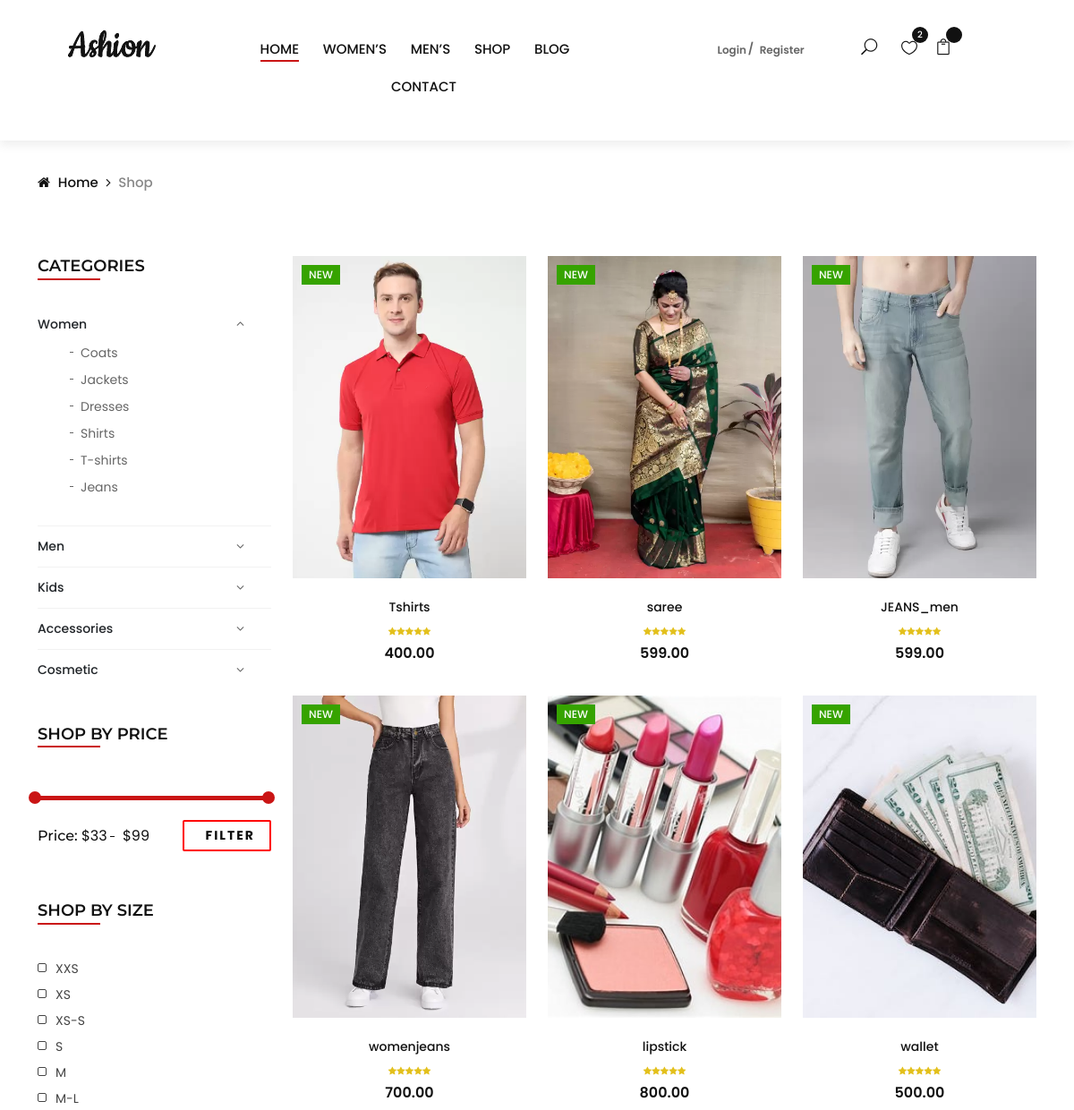
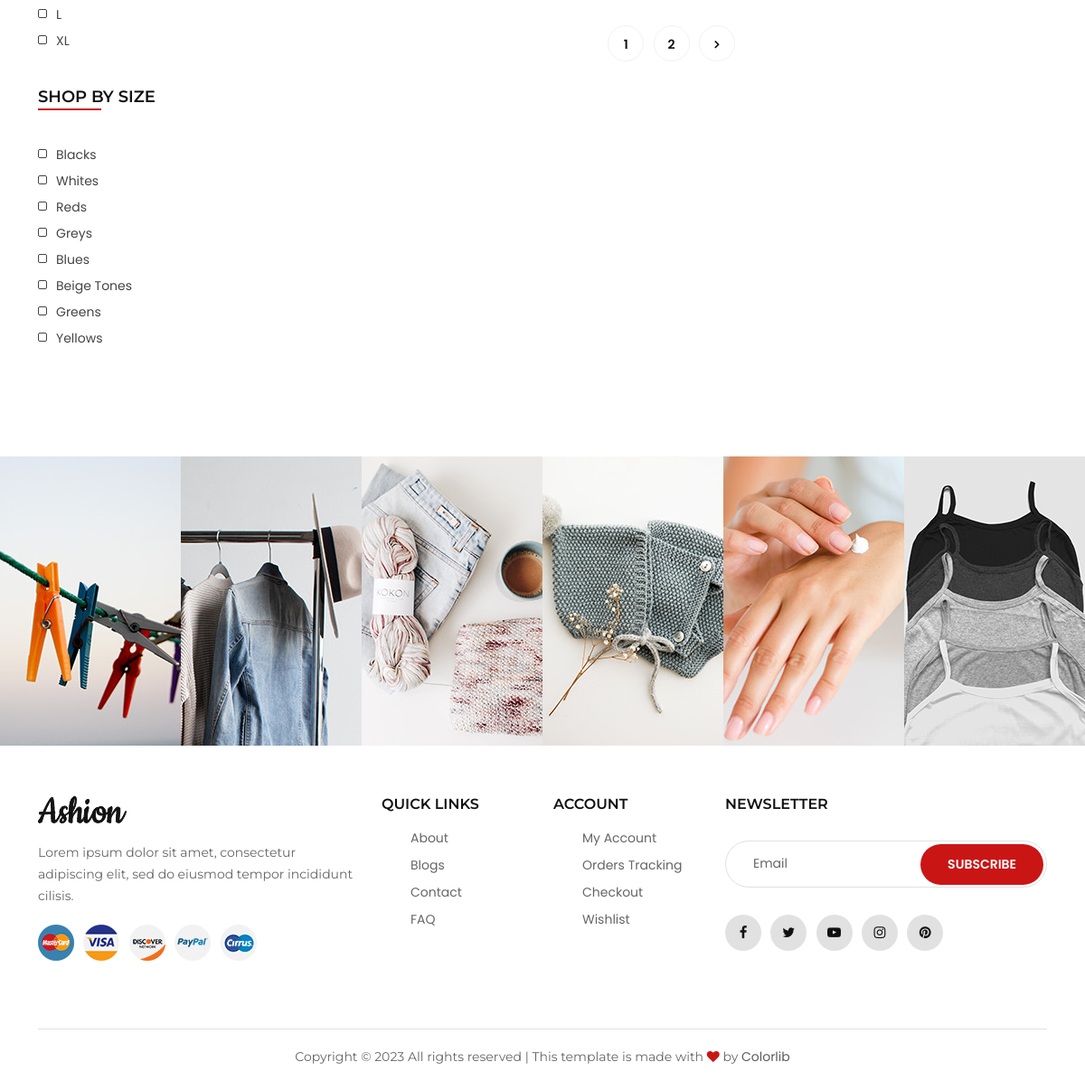
Page /products on the committed database (2 pictures, top to bottom).
### shop/models.py (models this page shows, shortened)
class Products(models.Model):
    name = models.CharField(max_length=250, unique=True)
    slug = models.CharField(max_length=250, unique=True)
    description = models.TextField(blank=True)
    image = models.ImageField(upload_to='shop/product-images', blank=True, null=True)
    price = models.DecimalField(max_digits=10, decimal_places=2)
    category = models.ForeignKey(Category, on_delete=models.CASCADE)
    created = models.DateTimeField(auto_now_add=True)
    updated = models.DateTimeField(auto_now=True)

### shop/views.py (the view)
# urls.py: path('products', views.all_products, name='allproducts'),
def all_products(request):
    p = Products.objects.all()[:len(Products.objects.all()) // 2]
    return render(request, 'product.html', {'p': p})

### templates/product.html (shortened to what this page needs)
{% extends 'base.html' %}
{% load static %}
{% block content %}
    <div class="breadcrumb-option">
        <div class="container">
            <div class="row">
                <div class="col-lg-12">
                    <div class="breadcrumb__links">
                        <a href="./index.html"><i class="fa fa-home"></i> Home</a>
                        <span>Shop</span>
                    </div>
                </div>
            </div>
        </div>
    </div>
    <section class="shop spad">
        <div class="container">
            <div class="row">
                <div class="col-lg-3 col-md-3">
                    <div class="shop__sidebar">
                        <div class="sidebar__categories">
                            <div class="section-title">
                                <h4>Categories</h4>
                            </div>
                            <div class="categories__accordion">
                                <div class="accordion" id="accordionExample">
                                    <div class="card">
                                        <div class="card-heading active">
                                            <a data-toggle="collapse" data-target="#collapseOne">Women</a>
                                        </div>
                                        <div id="collapseOne" class="collapse show" data-parent="#accordionExample">
                                            <div class="card-body">
                                                <ul>
                                                    <li><a href="#">Coats</a></li>
                                                    <li><a href="#">Jackets</a></li>
                                                    <li><a href="#">Dresses</a></li>
                                                    <li><a href="#">Shirts</a></li>
                                                    <li><a href="#">T-shirts</a></li>
                                                    <li><a href="#">Jeans</a></li>
                                                </ul>
                                            </div>
                                        </div>
                                    </div>
                                    <div class="card">
                                        <div class="card-heading">
                                            <a data-toggle="collapse" data-target="#collapseTwo">Men</a>
                                        </div>
                                    </div>
                                    <div class="card">
                                        <div class="card-heading">
                                            <a data-toggle="collapse" data-target="#collapseThree">Kids</a>
                                        </div>
                                    </div>
                                    <div class="card">
                                        <div class="card-heading">
                                            <a data-toggle="collapse" data-target="#collapseFour">Accessories</a>
                                        </div>
                                    </div>
                                    <div class="card">
                                        <div class="card-heading">
                                            <a data-toggle="collapse" data-target="#collapseFive">Cosmetic</a>
                                        </div>
                                    </div>
                                </div>
                            </div>
                        </div>
                        <div class="sidebar__filter">
                            <div class="section-title">
                                <h4>Shop by price</h4>
                            </div>
                            <div class="filter-range-wrap">
                                <div class="price-range ui-slider ui-corner-all ui-slider-horizontal ui-widget ui-widget-content"
                                data-min="33" data-max="99"></div>
                                <div class="range-slider">
                                    <div class="price-input">
                                        <p>Price:</p>
                                        <input type="text" id="minamount">
                                        <input type="text" id="maxamount">
                                    </div>
                                </div>
                            </div>
                            <a href="#">Filter</a>
                        </div>
                        <div class="sidebar__sizes">
                            <div class="section-title">
                                <h4>Shop by size</h4>
                            </div>
                            <div class="size__list">
                                <label for="xxs">
                                    xxs
                                    <span class="checkmark"></span>
                                </label>
                                <label for="xs">
                                    xs
                                    <span class="checkmark"></span>
                                </label>
                                <label for="xss">
                                    xs-s
                                    <span class="checkmark"></span>
                                </label>
                                <label for="s">
                                    s
                                    <span class="checkmark"></span>
                                </label>
                                <label for="m">
                                    m
                                    <span class="checkmark"></span>
                                </label>
                                <label for="ml">
                                    m-l
                                    <span class="checkmark"></span>
                                </label>
                                <label for="l">
                                    l
                                    <span class="checkmark"></span>
                                </label>
                                <label for="xl">
                                    xl
                                    <span class="checkmark"></span>
                                </label>
                            </div>
                        </div>
                        <div class="sidebar__color">
                            <div class="section-title">
                                <h4>Shop by size</h4>
                            </div>
                            <div class="size__list color__list">
                                <label for="black">
                                    Blacks
                                    <span class="checkmark"></span>
                                </label>
                                <label for="whites">
                                    Whites
                                    <span class="checkmark"></span>
                                </label>
                                <label for="reds">
                                    Reds
                                    <span class="checkmark"></span>
                                </label>
                                <label for="greys">
                                    Greys
                                    <span class="checkmark"></span>
                                </label>
                                <label for="blues">
                                    Blues
                                    <span class="checkmark"></span>
                                </label>
                                <label for="beige">
                                    Beige Tones
                                    <span class="checkmark"></span>
                                </label>
                                <label for="greens">
                                    Greens
                                    <span class="checkmark"></span>
                                </label>
                                <label for="yellows">
                                    Yellows
                                    <span class="checkmark"></span>
                                </label>
                            </div>
                        </div>
                    </div>
                </div>
                <div class="col-lg-9 col-md-9">
                    <div class="row">
                        {% for i in p %}
                        <div class="col-lg-4 col-md-6">
                            <div class="product__item">
                                <div class="product__item__pic set-bg" data-setbg="{{i.image.url}}">
                                    <div class="label new">New</div>
                                    <ul class="product__hover">
                                    </ul>
                                </div>
                                <div class="product__item__text">
                                    <h6><a href="#">{{i.name}}</a></h6>
                                    <div class="rating">
                                        <i class="fa fa-star"></i>
                                        <i class="fa fa-star"></i>
                                        <i class="fa fa-star"></i>
                                        <i class="fa fa-star"></i>
                                        <i class="fa fa-star"></i>
                                    </div>
                                    <div class="product__price">{{i.price}}</div>
                                </div>
                            </div>
                        </div>
                        {% endfor %}
                        <div class="col-lg-12 text-center">
                            <div class="pagination__option">
                                <a href="{% url 'shop:allproducts' %}">1</a>
                                <a href="{% url 'shop:all_products_page2' %}">2</a>
                                <a href="{% url 'shop:all_products_page2' %}"><i class="fa fa-angle-right"></i></a>
                            </div>
                        </div>
                    </div>
                </div>
            </div>
        </div>
    </section>
    <div class="instagram">
        <div class="container-fluid">
            <div class="row">
                <div class="col-lg-2 col-md-4 col-sm-4 p-0">
                    <div class="instagram__item set-bg" data-setbg="{% static 'img/instagram/insta-1.jpg' %}">
                    </div>
                </div>
                <div class="col-lg-2 col-md-4 col-sm-4 p-0">
                    <div class="instagram__item set-bg" data-setbg="{% static 'img/instagram/insta-2.jpg' %}">
                    </div>
                </div>
                <div class="col-lg-2 col-md-4 col-sm-4 p-0">
                    <div class="instagram__item set-bg" data-setbg="{% static 'img/instagram/insta-3.jpg' %}">
                    </div>
                </div>
                <div class="col-lg-2 col-md-4 col-sm-4 p-0">
                    <div class="instagram__item set-bg" data-setbg="{% static 'img/instagram/insta-4.jpg' %}">
                    </div>
                </div>
                <div class="col-lg-2 col-md-4 col-sm-4 p-0">
                    <div class="instagram__item set-bg" data-setbg="{% static 'img/instagram/insta-5.jpg' %}">
                    </div>
                </div>
                <div class="col-lg-2 col-md-4 col-sm-4 p-0">
                    <div class="instagram__item set-bg" data-setbg="{% static 'img/instagram/insta-6.jpg' %}">
                    </div>
                </div>
            </div>
        </div>
    </div>
{% endblock %}

### rows in the picture
Products: shows a picture, name "Tshirts", price "400.00"
Products: shows a picture, name "saree", price "599.00"
Products: shows a picture, name "JEANS_men", price "599.00"
Products: shows a picture, name "womenjeans", price "700.00"
Products: shows a picture, name "lipstick", price "800.00"
Products: shows a picture, name "wallet", price "500.00"
